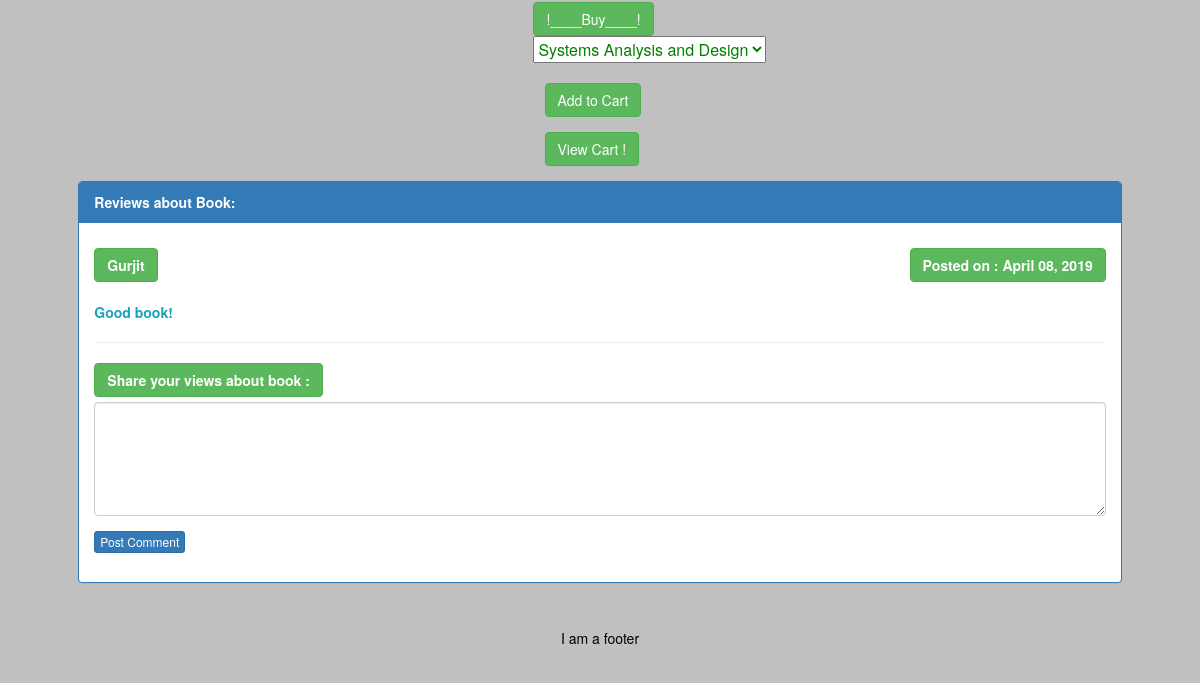
/book?id=5 (signed in, lower part), run on an earlier commit of the app's database.
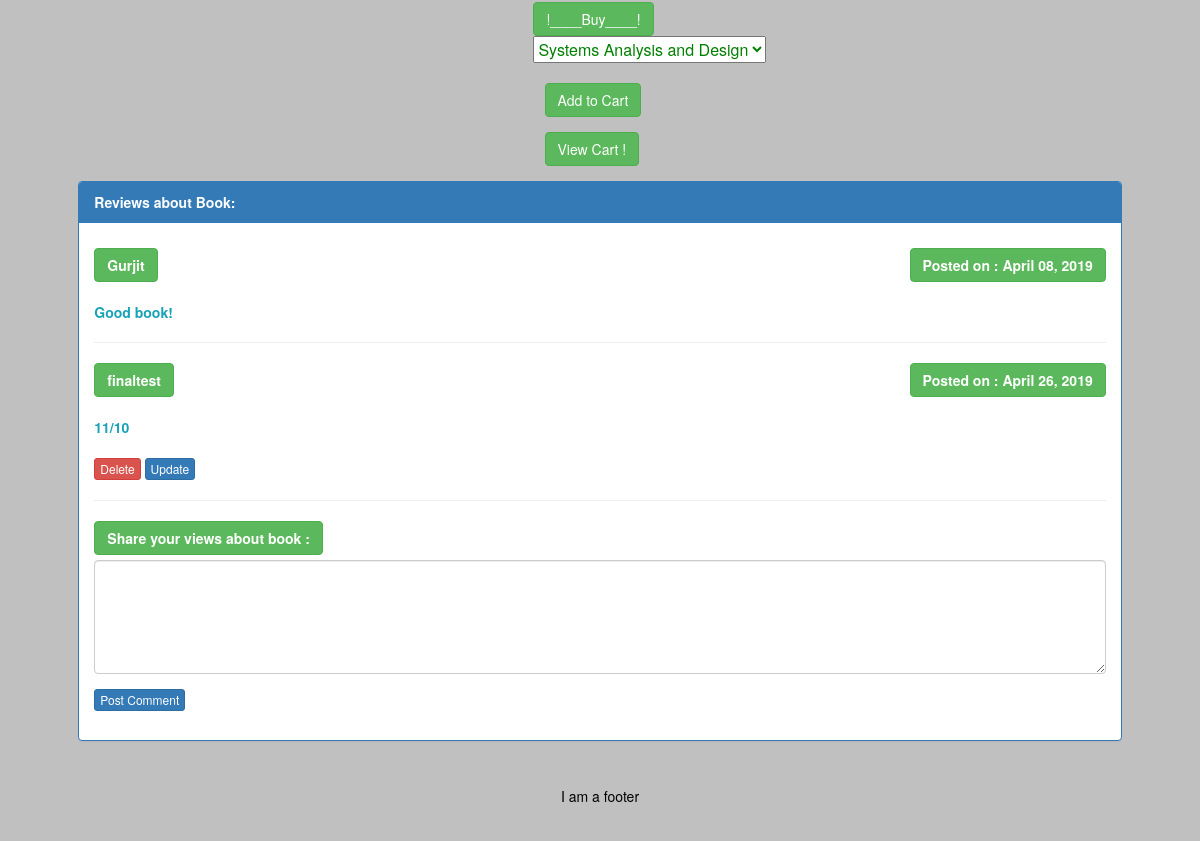
And on a later commit of the database.
### app/models.py (models this page shows, shortened)
class Post(db.Model):
    id = db.Column(db.Integer, primary_key=True)
    body = db.Column(db.String(350))
    timestamp = db.Column(db.DateTime, index=True, default=datetime.utcnow)
    user_id = db.Column(db.Integer, db.ForeignKey('user.id'))
    book_id=db.Column(db.Integer, db.ForeignKey('book.id'))

class User(UserMixin,db.Model):
    id = db.Column(db.Integer, primary_key=True)
    username = db.Column(db.String(64), index=True, unique=True)
    email = db.Column(db.String(120), index=True, unique=True)
    password_hash = db.Column(db.String(128))
    key=db.Column(db.String(130))
    posts = db.relationship('Post', backref='author', lazy='dynamic')

### app/routes.py (the view)
@app.route('/book')
@login_required
def book():
   id=request.args.get('id')
   posts=Post.query.all()
   book=Book.query.filter_by(id=id).first()
   return render_template('book.html',posts=posts,book=book,id=int(id))

### app/models.py (called while the page is built)
@login.user_loader
def load_user(id):
    return User.query.get(int(id))

### app/templates/book.html (shortened to what this page needs)
{% extends "base.html" %}
{% block content %}
 <div class="container">
    <img src="{{book.url}}" style="border:8px solid white;padding:5px" class="rounded mx-auto d-block" class="img-rounded"   alt=book image height=350px" width="300px"><br>
<br><br>
<form target="paypal" action="https://www.paypal.com/cgi-bin/webscr" method="post">
  <table style="color:green;margin-left:44%">
  <tr><td><input type="hidden" name="on0" value="Buy"><button class="btn btn-success" >!____Buy____!</button></td></tr><tr><td><select name="os0"><br>
    <br><option value="{{book.title}}"><b>{{book.title}}</b></option>
  </select> </td></tr>
  </table><br>
  <div style="padding-left:45%"><button class="btn btn-success" type="submit">Add to Cart</button></div>
 </form>
  <form target="paypal" action="https://www.paypal.com/cgi-bin/webscr" method="post" >
    <div style="padding-left:45%"><button class="btn btn-success" type="submit" >View Cart  !</button></div>
    </form>
    <div class ="panel panel-primary" style="margin-left:3%;margin-right:3%">
      <div class="panel-heading" ><b>Reviews about Book:</b></div>
      <div class="panel-body">
        <div class="text-left">
      {% for post in posts %}
      {% if (post.review.id == id) %}
   <button type="button" class="btn btn-success"><b>{{post.author.username}}</b></button><button type="button" class="btn btn-success" style="float:right"><b>Posted on : {{post.timestamp.strftime("%B %d, %Y")}}</b></button><br><br><span class="text-info"><b>{{post.body}}</b></span><br>
   {%if (current_user.username == post.author.username) %}
   <br>
   <a href="/delete?id={{post.id}}&bookId={{id}}"><button type="button" class="btn btn-danger btn-xs">Delete</button></a>
   <a href="/update?id={{post.id}}&bookId={{id}}" ><button type="button" class="btn btn-primary btn-xs">Update</button></a>
     {% endif %}
     <hr class="style6">
     {% endif %}
   {% endfor %}
   <form action="/add?bookId={{id}}" method="POST">
    <div class="form-group">
      <label for="comment">  <button type="button" class="btn btn-success"><b>Share your views about book :</b></button></button></label>
      <textarea class="form-control" rows="5" name="body"></textarea>
    </div>
    <button type="Submit" class="btn btn-primary btn-xs" style="color:white">Post Comment</button>
   </form>
   </div>
  </div>
</div>
{% endblock %}

### app/templates/base.html (shortened to what this page needs)
<html lang="en">
<head>
    <link rel="stylesheet" href="https://stackpath.bootstrapcdn.com/bootstrap/4.3.1/css/bootstrap.min.css">
    <link rel="stylesheet" type="text/css" href="../static/styles/custom.css">
    <link rel="stylesheet" href="https://maxcdn.bootstrapcdn.com/bootstrap/3.4.0/css/bootstrap.min.css">
</head>
<body style="background-color:#C0C0C0; color: black;" >
        {% block content %}{% endblock %}
    <footer class="container-fluid text-center" style="background-color: #C0C0C0;">
        <p> I am a footer </p>
    </footer>
 </body>
</html>

### app/static/styles/custom.css (style rules this page uses)
footer { background-color: #f2f2f2; padding: 25px; }
a:link { text-decoration: none; color: black; }

What changed in the data, as far as the page shows it:
added Post: author.username "finaltest", timestamp "April 26, 2019", body "11/10"
